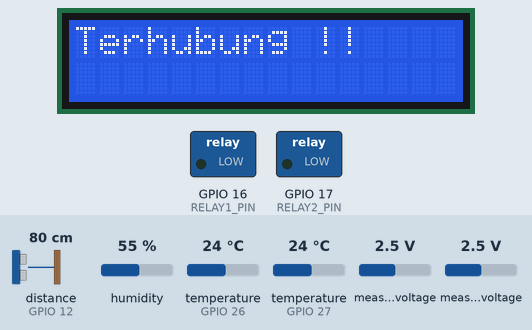
Simulated run of this program. Board: ESP32. Shown: 16×2 character LCD, switched loads named in the program (green lamp = pin HIGH). Wiring (inferred from the names in the program): ultrasonic range finder: trigger GPIO 14; echo GPIO 12. Inputs (shaded band) come from the test bench; at power-on: distance to the obstacle (sensor on GPIO 12) 80 cm, measured voltage 2.5 V, temperature (sensors on GPIO 27, GPIO 26) 24 °C, humidity 55 %. The echo pulse lasts 58.3 µs per cm; WiFi joins after 1.5 s; servers stay silent unless stated; uploads are accepted with an empty reply; the local clock reads 2024-03-15 10:24:30 at power-on unless the program sets it; storage starts empty; pins used as bus, display or sensor lines are not drawn; what the program prints to the serial monitor is not drawn.

Above: at 3.3 s.
3.4 s: distance to the obstacle (sensor on GPIO 12) set to 2 cm
At 4.5 s:
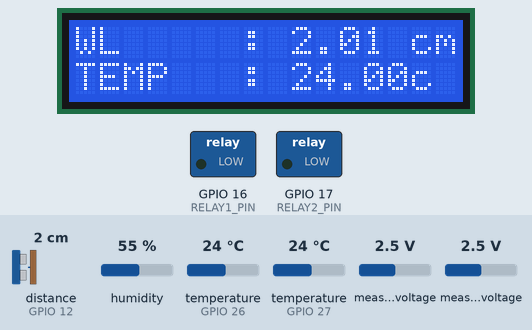
8.9 s: measured voltage (sensor 200) set to 0.1 V
At 11.3 s:
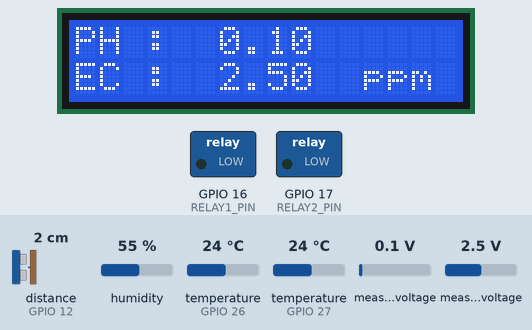
15.4 s: temperature (sensor on GPIO 27) set to 12 °C
At 21.6 s:
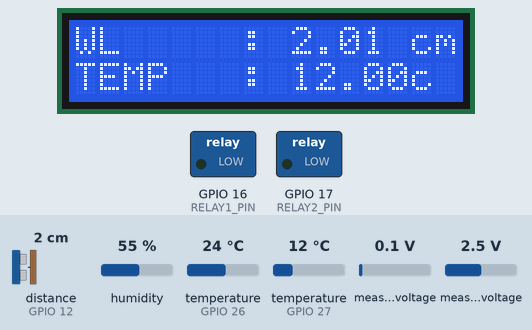
21.9 s: temperature (sensor on GPIO 26) set to 12 °C
At 25.1 s:
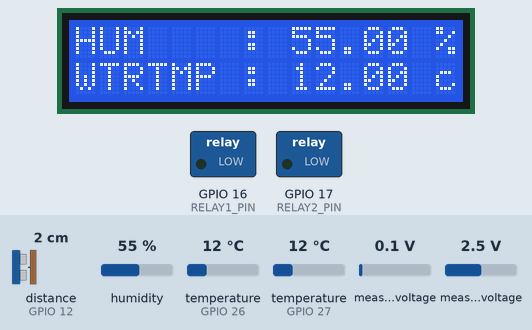
Timing chart, 0 to 26.6 s (numbered marks = the images above; inputs shaded):
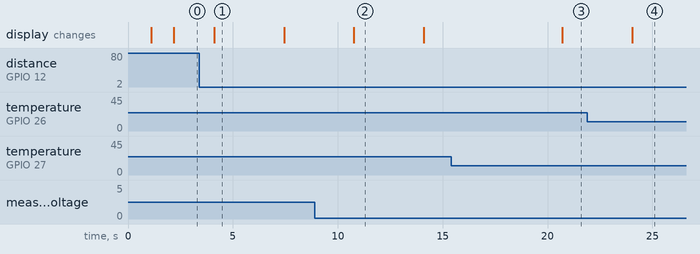

The program:

main.cpp
```cpp
#include <Arduino.h>
#include <Adafruit_Sensor.h>
#include <DHT.h>
#include <OneWire.h>
#include <DallasTemperature.h>
#include <Wire.h>
#include <Adafruit_ADS1X15.h>
#include <WiFi.h>
#include <HTTPClient.h>
#include <ArduinoJson.h>
#include <TimeLib.h>
#include <DS1307RTC.h>
#include <LiquidCrystal_I2C.h>
#include <SD.h>
#include <FS.h>
#include <SPI.h>

#define TRIGGER_PIN 	14
#define ECHO_PIN 		12
#define DHTOUT_PIN 		27
#define DHTTYPE 		DHT11
#define WATERTEMP_PIN 	26
#define SD_PIN 			5
#define RELAY1_PIN 		16
#define RELAY2_PIN 		17

DHT 				dht(DHTOUT_PIN, DHTTYPE);
OneWire 			oneWire(WATERTEMP_PIN);
DallasTemperature 	sensors(&oneWire);
Adafruit_ADS1115 	ads;
HTTPClient 			http;
LiquidCrystal_I2C 	lcd(0x27, 16, 2);
File 				file;

//Variable Wifi Configuration
const char* ssid 		= "Nokia 3310";
const char* password 	= "wifi19519";

//Variable API Configuration
const String host		= "http://192.168.10.14:80";
const String deviceId	= "1";
const String apiKey		= "aabbccdd";

//Global Variable
float waterTemperature, distance, temperature, humidity, baPh, bbPh, baEc, bbEc, ph, ec, tds  = 0.0;
int pompaPh, pompaEc, stateLcd = 0;
int interval = 10;
time_t epochTime;
unsigned long previousMillis = 0;

float measureDistance(){
	//Kirim sinyal ke trigger sensor
	digitalWrite(TRIGGER_PIN, HIGH);
	delayMicroseconds(10);
	digitalWrite(TRIGGER_PIN, LOW);

	//Baca Pulse dari echo pin
	unsigned long pulseDuration = pulseIn(ECHO_PIN, HIGH);

	//Hitung jarak berdasarkan waktu pulse
	float distance = pulseDuration * 0.0343 / 2;

	return distance;
}

float measurePh()
{
	int16_t adc0; // 16 bits ADC read of input A0
	adc0 = ads.readADC_SingleEnded(0);
	float Voltage = (adc0 * 0.1875)/1000;

	return Voltage;
}

float measureEc(){
	int16_t adc1; // 16 bits ADC read of input A0
	adc1 = ads.readADC_SingleEnded(1);
	float Voltage = (adc1 * 0.1875)/1000;

	return Voltage;

}


String datetime(){
   tmElements_t tm;
   char buffer[20];

	if (RTC.read(tm)) {
		time_t t = makeTime(tm);
		epochTime = t;
		breakTime(t, tm);
		snprintf(buffer, sizeof(buffer), "%04d-%02d-%02d %02d:%02d:%02d", tm.Year + 1970, tm.Month, tm.Day, tm.Hour, tm.Minute, tm.Second);
		return String(buffer);

	} else {
		if (RTC.chipPresent()) {
			Serial.println("The DS1307 is stopped.  Please run the SetTime");
			Serial.println("example to initialize the time and begin running.");
			Serial.println();
		} else {
			Serial.println("DS1307 read error!  Please check the circuitry.");
			Serial.println();
		}
		delay(9000);
	}
  return "";
}

void httpRealtime(){
	const String server = host+"/api/kontrol";
	String dt 			= datetime();
	String jsonPayload 	= "{\"deviceId\":\""+deviceId+"\",\"deviceTime\":\"" + dt + "\"}";

	http.begin(server);
	http.addHeader("Content-Type", "application/json");
	http.addHeader("X-API-KEY", apiKey);
	int httpResponseCode = http.POST(jsonPayload);

  if (httpResponseCode > 0) {
	String payload = http.getString();
	http.end();

	DynamicJsonDocument doc(1024);
	DeserializationError error = deserializeJson(doc, payload);

	if (error) {
		Serial.println("Gagal membaca JSON dari respons.");
	}
	else
	{
		const char* dataInterval= doc["data"]["interval"];
		int dataPompaPh = doc["data"]["pompa_ph"];
		int dataPompaEc = doc["data"]["pompa_ec"];
		const char* dataBaPh = doc["data"]["ba_ph"];
		const char* dataBbPh = doc["data"]["bb_ph"];
		const char* dataBaEc = doc["data"]["ba_ec"];
		const char* dataBbEc = doc["data"]["bb_ec"];

		interval = atoi(dataInterval);
		pompaPh = dataPompaPh;
		pompaEc = dataPompaEc;
		baEc = atof(dataBaEc);
		bbEc = atof(dataBbEc);
		baEc = atof(dataBaEc);
		bbEc = atof(dataBbEc);
	}
}
else
{
	Serial.print("Gagal mengirim request. Kode respons HTTP: ");
	Serial.println(httpResponseCode);
}

}

void httpLogging(){
	const String server 	= host+"/api/logging";
	String dt 			= datetime();
	String jsonPayload 	= "{\"deviceId\":\""+deviceId+"\",\"deviceTime\":\"" + dt + "\",\"waterLevel\":\"" + distance + "\",\"pompaPh\":\"" + pompaPh + "\", \"pompaEc\":\"" + pompaEc + "\",\"temperature\":\"" + temperature + "\",\"humidity\":\"" + humidity + "\",\"ph\":\"" + ph + "\",\"ec\":\"" + ec + "\",\"tds\":\"" + tds + "\",\"waterTemp\":\"" + waterTemperature + "\"}";
	http.begin(server);
	http.addHeader("Content-Type", "application/json");
	http.addHeader("X-API-KEY", apiKey);

	int httpResponseCode = http.POST(jsonPayload);

	if (httpResponseCode > 0) {
		String payload = http.getString();
		DynamicJsonDocument doc(1024);
		DeserializationError error = deserializeJson(doc, payload);

		if (error) {
			Serial.println("Gagal membaca JSON dari respons.");
		}
		else
		{
			Serial.println("Mengirim Logging");
			const char* message= doc["message"];
			Serial.println(message);
		}
	}
	else
	{
		Serial.print("Gagal mengirim request. Kode respons HTTP: ");
		Serial.println(httpResponseCode);
	}

	http.end();
}

String getFormattedDateTime()
{
	tmElements_t tm;
	char buffer[20];
	if (RTC.read(tm)) {
		time_t t = makeTime(tm);
		breakTime(t, tm);
		snprintf(buffer, sizeof(buffer), "%04d-%02d-%02d", tm.Year + 1970, tm.Month, tm.Day);
		return String(buffer);
	}

	return "";
}

void sdcardLogging(){
	String fileName = "logging.csv";
	file 			= SD.open(fileName, FILE_WRITE);
	String dateTime = getFormattedDateTime();
	// Menyimpan data ke file
	if (file) {
		file.print(dateTime+","+waterTemperature+","+distance+","+temperature+","+humidity+","+ph+","+ec+","+tds);
		file.close();
		Serial.println("Data telah disimpan di " + fileName);
	} else {
		Serial.println("Gagal membuka file " + fileName);
	}
}

void Lcd16x2(){
	stateLcd ++;

    if(stateLcd > 4){
		stateLcd = 0;
    }
    if(stateLcd == 1){
		lcd.clear();
		lcd.setCursor(0, 0);
		lcd.print("WL     :");
		lcd.setCursor(9, 0);
		lcd.print(distance);
		lcd.setCursor(14, 0);
		lcd.print("cm");

		lcd.setCursor(0, 1);
		lcd.print("TEMP   :");
		lcd.setCursor(9, 1);
		lcd.print(temperature);
		lcd.setCursor(14, 1);
		lcd.print("c");
    }
    else if(stateLcd == 2){
		lcd.clear();
		lcd.setCursor(0, 0);
		lcd.print("HUM    :");
		lcd.setCursor(9, 0);
		lcd.print(humidity);
		lcd.setCursor(15, 0);
		lcd.print("%");

		lcd.setCursor(0, 1);
		lcd.print("WTRTMP :");
		lcd.setCursor(9, 1);
		lcd.print(waterTemperature);
		lcd.setCursor(15, 1);
		lcd.print("c");
    }
    else if(stateLcd == 3){
		lcd.clear();
		lcd.setCursor(0, 0);
		lcd.print("PH :");
		lcd.setCursor(6, 0);
		lcd.print(ph);
		lcd.setCursor(12, 0);
		lcd.print("");

		lcd.setCursor(0, 1);
		lcd.print("EC :");
		lcd.setCursor(6, 1);
		lcd.print(ec);
		lcd.setCursor(12, 1);
		lcd.print("ppm");
    }
    else if(stateLcd == 4){
		lcd.clear();
		lcd.setCursor(0, 0);
		lcd.print("DATETIME");
		lcd.setCursor(0, 1);
		lcd.print(datetime());
    }


}

void debug()
{
	Serial.print("Jarak : ");
	Serial.print(distance);
	Serial.print(" cm  |  ");

	Serial.print("Suhu Udara : ");
	Serial.print(temperature);
	Serial.print(" c  |  ");

	Serial.print("Kelembaban Udara : ");
	Serial.print(humidity);
	Serial.print(" %  |  ");

	Serial.print("Suhu Air: ");
	Serial.print(waterTemperature);
	Serial.println(" c  |  ");

	Serial.print("PH: ");
	Serial.print(ph);
	Serial.println(" |  ");

	Serial.print("EC : ");
	Serial.print(ec);
	Serial.println(" ppm");
}

void setup()
{
	Serial.begin(9600);

	lcd.init();
	lcd.backlight();

	pinMode(RELAY1_PIN,OUTPUT);
	pinMode(RELAY2_PIN,OUTPUT);
	pinMode(TRIGGER_PIN, OUTPUT);
	pinMode(ECHO_PIN, INPUT);

	digitalWrite(RELAY1_PIN,LOW);
	digitalWrite(RELAY2_PIN,LOW);


	dht.begin();
	sensors.begin();
	ads.begin();

	WiFi.begin(ssid, password);
	// WiFi.begin(ssid);

	while (WiFi.status() != WL_CONNECTED) {
		delay(1000);
		Serial.println("Menghubungkan ke WiFi...");
		lcd.clear();
		lcd.setCursor(0, 0);
		lcd.print("Menghubungkan");
		lcd.setCursor(0, 1);
		lcd.print("WiFi");
		lcd.setCursor(5, 1);
		lcd.print(ssid);
	}
	lcd.clear();
	lcd.setCursor(0, 0);
	lcd.print("Terhubung !!");
	Serial.println("Tersambung ke WiFi");

	if(!SD.begin(SD_PIN)){
		Serial.println("Card Mount Failed");
		return;
	}

	uint8_t cardType = SD.cardType();

	if(cardType == CARD_NONE){
		Serial.println("No SD card attached");
		return;
	}

}

void loop() {
	sensors.requestTemperatures();
	datetime();

	waterTemperature = sensors.getTempCByIndex(0);
	distance         = measureDistance();
	temperature      = dht.readTemperature();
	humidity         = dht.readHumidity();
	ph               = measurePh();
	ec               = measureEc();

	if(pompaPh == 1)
	{
		digitalWrite(RELAY1_PIN, HIGH);
	} else
	{
		digitalWrite(RELAY1_PIN, LOW);
	}

	if(pompaEc == 1)
	{
		digitalWrite(RELAY2_PIN, HIGH);
	}
	else
	{
    	digitalWrite(RELAY2_PIN, LOW);
	}

	unsigned long currentMillis = millis();
	if (currentMillis - previousMillis >= 3000)
	{
		Lcd16x2();
		previousMillis = currentMillis;
	}

	int loggingMinute	= interval*60;
	int logging 		= epochTime % loggingMinute;

	if(logging  == 0 || logging == 1)
	{
	httpLogging();
	delay(1000);
	// sdcardLogging();
	}

	httpRealtime();
	debug();

}
```

Measured:
- after the input at 15.4 s, the display: changes after 5.3 s (image 3)
- what the display in image 1 shows lasts 3.3 s, from 4.1 s to 7.4 s
